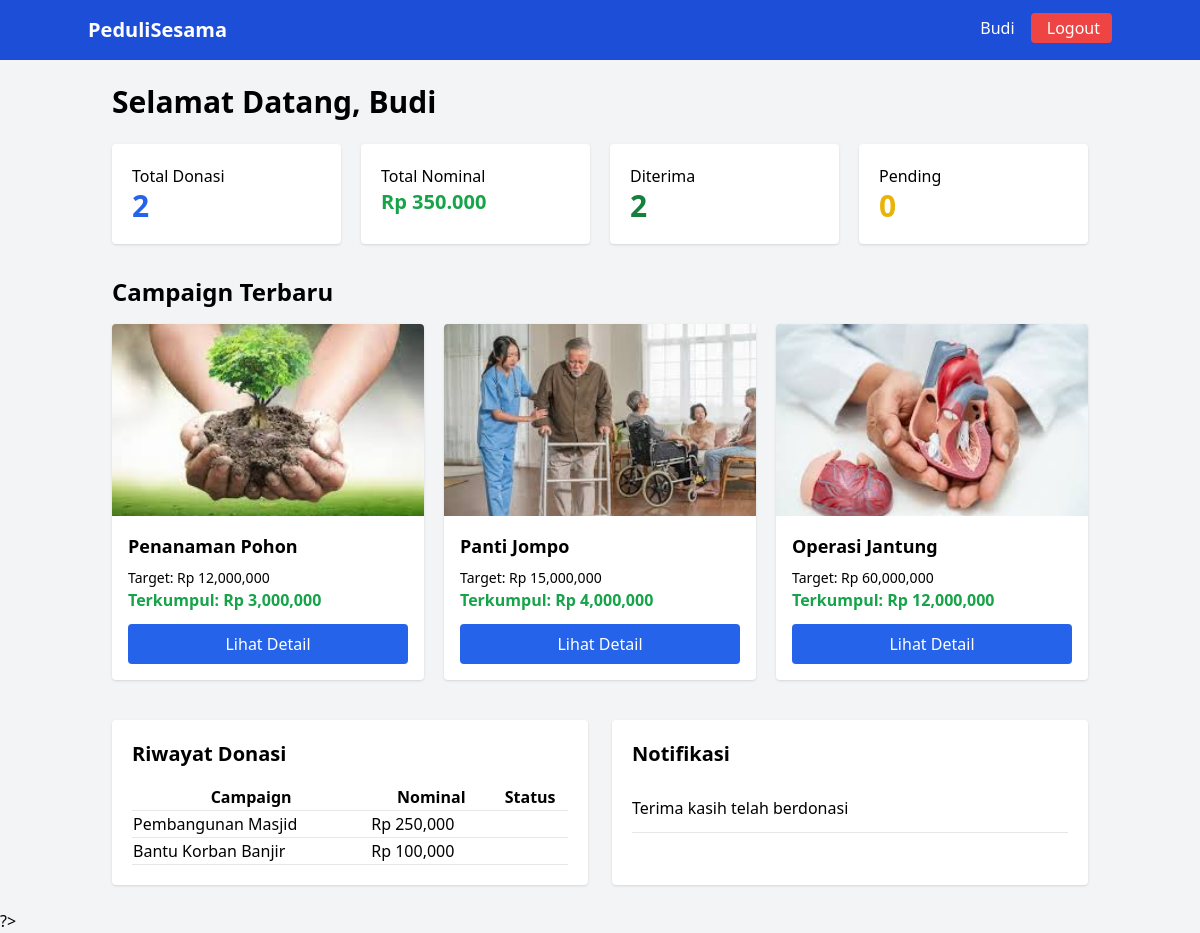
The page /user/dashboard.php (signed in) on the database its author committed.
### tables this page shows
CREATE TABLE campaign (
id INT AUTO_INCREMENT PRIMARY KEY,
kategori_id INT NOT NULL,
judul VARCHAR(255) NOT NULL,
deskripsi TEXT NOT NULL,
target DECIMAL(15,2) NOT NULL,
terkumpul DECIMAL(15,2) DEFAULT 0,
gambar VARCHAR(255),
deadline DATE,
created_at TIMESTAMP DEFAULT CURRENT_TIMESTAMP,

CONSTRAINT fk_campaign_kategori
FOREIGN KEY (kategori_id)
REFERENCES kategori(id)
ON DELETE CASCADE
ON UPDATE CASCADE

);

CREATE TABLE donasi (
id INT AUTO_INCREMENT PRIMARY KEY,

user_id INT NOT NULL,
campaign_id INT NOT NULL,

nominal DECIMAL(15,2) NOT NULL,

bukti_transfer VARCHAR(255),

STATUS ENUM(
    'pending',
    'diterima',
    'ditolak'
) DEFAULT 'pending',

tanggal TIMESTAMP DEFAULT CURRENT_TIMESTAMP,

CONSTRAINT fk_donasi_user
FOREIGN KEY (user_id)
REFERENCES users(id)
ON DELETE CASCADE
ON UPDATE CASCADE,

CONSTRAINT fk_donasi_campaign
FOREIGN KEY (campaign_id)
REFERENCES campaign(id)
ON DELETE CASCADE
ON UPDATE CASCADE

);

CREATE TABLE notifikasi (
id INT AUTO_INCREMENT PRIMARY KEY,

user_id INT NOT NULL,

pesan TEXT NOT NULL,

STATUS ENUM(
    'belum_dibaca',
    'dibaca'
) DEFAULT 'belum_dibaca',

created_at TIMESTAMP DEFAULT CURRENT_TIMESTAMP,

CONSTRAINT fk_notifikasi_user
FOREIGN KEY (user_id)
REFERENCES users(id)
ON DELETE CASCADE
ON UPDATE CASCADE

);

### user/dashboard.php (the view, shortened to what this page needs)
<?php
include "../config/koneksi.php";
$idUser = $_SESSION['id'];
$totalDonasi = mysqli_fetch_assoc(mysqli_query($conn,"
SELECT COUNT(*) as total
FROM donasi
WHERE user_id='$idUser'
"));
$totalNominal = mysqli_fetch_assoc(mysqli_query($conn,"
SELECT SUM(nominal) as total
FROM donasi
WHERE user_id='$idUser'
"));
$totalDiterima = mysqli_fetch_assoc(mysqli_query($conn,"
SELECT COUNT(*) as total
FROM donasi
WHERE user_id='$idUser'
AND status='diterima'
"));
$totalPending = mysqli_fetch_assoc(mysqli_query($conn,"
SELECT COUNT(*) as total
FROM donasi
WHERE user_id='$idUser'
AND status='pending'
"));
$campaign = mysqli_query($conn,"
SELECT *
FROM campaign
ORDER BY id DESC
LIMIT 3
");
$riwayat = mysqli_query($conn,"
SELECT d.*, c.judul
FROM donasi d
JOIN campaign c ON d.campaign_id=c.id
WHERE d.user_id='$idUser'
ORDER BY d.id DESC
LIMIT 5
");
$notifikasi = mysqli_query($conn,"
SELECT *
FROM notifikasi
WHERE user_id='$idUser'
ORDER BY id DESC
LIMIT 5
");
?><!DOCTYPE html><html>
<head>
<script src="https://cdn.tailwindcss.com"></script>
</head><body class="bg-gray-100"><nav class="bg-blue-700 text-white p-4"><div class="container mx-auto flex justify-between"><h1 class="font-bold text-xl">
PeduliSesama
</h1><div>
<?= $_SESSION['nama']; ?><a href="../logout.php"
class="ml-4 bg-red-500 px-3 py-1 rounded">
Logout
</a>
</div></div></nav><div class="container mx-auto p-6"><h2 class="text-3xl font-bold mb-6">
Selamat Datang,
<?= $_SESSION['nama']; ?>
</h2><div class="grid md:grid-cols-4 gap-5 mb-8"><div class="bg-white p-5 rounded shadow">
<h3>Total Donasi</h3>
<p class="text-3xl font-bold text-blue-600">
<?= $totalDonasi['total']; ?>
</p>
</div><div class="bg-white p-5 rounded shadow">
<h3>Total Nominal</h3>
<p class="text-xl font-bold text-green-600">
Rp <?= number_format($totalNominal['total'] ?? 0,0,',','.'); ?>
</p>
</div><div class="bg-white p-5 rounded shadow">
<h3>Diterima</h3>
<p class="text-3xl font-bold text-green-700">
<?= $totalDiterima['total']; ?>
</p>
</div><div class="bg-white p-5 rounded shadow">
<h3>Pending</h3>
<p class="text-3xl font-bold text-yellow-500">
<?= $totalPending['total']; ?>
</p>
</div></div><h3 class="text-2xl font-bold mb-4">
Campaign Terbaru
</h3><div class="grid md:grid-cols-3 gap-5 mb-10"><?php while($c=mysqli_fetch_assoc($campaign)){ ?><div class="bg-white rounded shadow overflow-hidden"><img
src="../uploads/<?= $c['gambar']; ?>"
class="w-full h-48 object-cover">
<div class="p-4"><h4 class="font-bold text-lg">
<?= $c['judul']; ?>
</h4><p class="mt-2 text-sm">
Target:
Rp <?= number_format($c['target']); ?>
</p><p class="text-green-600 font-bold">
Terkumpul:
Rp <?= number_format($c['terkumpul']); ?>
</p><a
href="detail_campaign.php?id=<?= $c['id']; ?>"
class="block text-center bg-blue-600 text-white py-2 mt-3 rounded">
Lihat Detail
</a></div></div><?php } ?></div><div class="grid md:grid-cols-2 gap-6"><div class="bg-white p-5 rounded shadow"><h3 class="text-xl font-bold mb-4">
Riwayat Donasi
</h3><table class="w-full"><tr class="border-b">
<th>Campaign</th>
<th>Nominal</th>
<th>Status</th>
</tr><?php while($r=mysqli_fetch_assoc($riwayat)){ ?><tr class="border-b"><td><?= $r['judul']; ?></td><td>
Rp <?= number_format($r['nominal']); ?>
</td><td><?= $r['status']; ?></td></tr><?php } ?></table></div><div class="bg-white p-5 rounded shadow"><h3 class="text-xl font-bold mb-4">
Notifikasi
</h3><?php while($n=mysqli_fetch_assoc($notifikasi)){ ?><div class="border-b py-3"><?= $n['pesan']; ?></div><?php } ?></div></div></div></body>
</html>

### rows shown on the page
campaign: gambar (picture), judul "Penanaman Pohon", target "12,000,000", terkumpul "3,000,000"
campaign: gambar (picture), judul "Panti Jompo", target "15,000,000", terkumpul "4,000,000"
campaign: gambar (picture), judul "Operasi Jantung", target "60,000,000", terkumpul "12,000,000"
donasi: campaign.judul "Pembangunan Masjid", nominal "250,000"
donasi: campaign.judul "Bantu Korban Banjir", nominal "100,000"
notifikasi: pesan "Terima kasih telah berdonasi"

### other values the page prints
$_SESSION['nama'] "Budi"
$totalDonasi['total'] "2"
$totalNominal['total'] "350.000"
$totalDiterima['total'] "2"
$totalPending['total'] "0"
